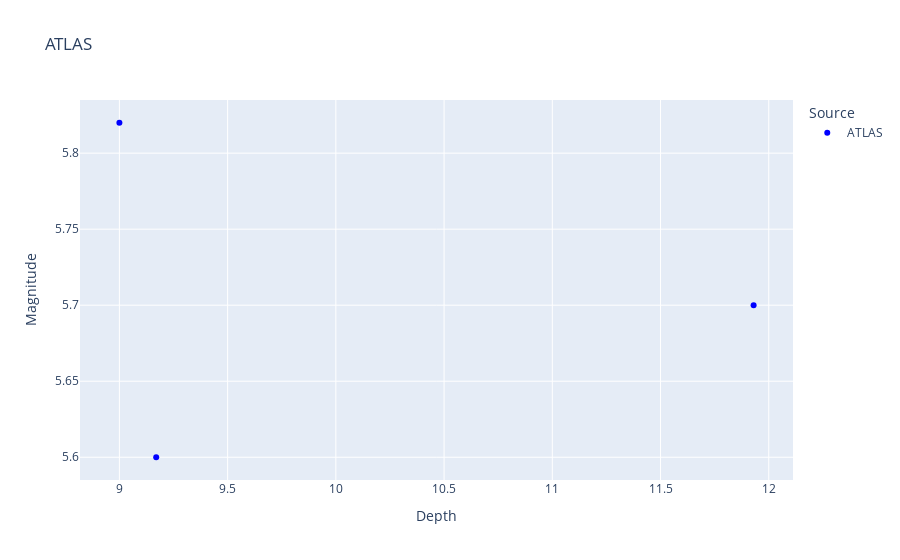

Notebook source saved alongside this figure:
### Code cell
Source2 = earthquakes[earthquakes.Source.isin(['ATLAS'])]
px.scatter(
    Source2,
    x='Depth',
    y='Magnitude',
    title='ATLAS',
    color='Source',
    color_discrete_map={'ATLAS': 'BLUE'},
    hover_name='Source'
)

### Figure 1 — Plotly figure (JSON) as saved in the notebook; plotly's stock layout.template omitted (floating-point values rounded to 4 significant figures)
{"data": [{"hovertemplate": "<b>%{hovertext}</b><br><br>Source=ATLAS<br>Depth=%{x}<br>Magnitude=%{y}<extra></extra>", "hovertext": ["ATLAS", "ATLAS", "ATLAS"], "legendgroup": "ATLAS", "marker": {"color": "BLUE", "symbol": "circle"}, "mode": "markers", "name": "ATLAS", "orientation": "v", "showlegend": true, "type": "scatter", "x": [11.93, 9, 9.17], "xaxis": "x", "y": [5.7, 5.82, 5.6], "yaxis": "y"}], "layout": {"legend": {"title": {"text": "Source"}, "tracegroupgap": 0}, "title": {"text": "ATLAS"}, "xaxis": {"anchor": "y", "domain": [0, 1], "title": {"text": "Depth"}}, "yaxis": {"anchor": "x", "domain": [0, 1], "title": {"text": "Magnitude"}}}}
